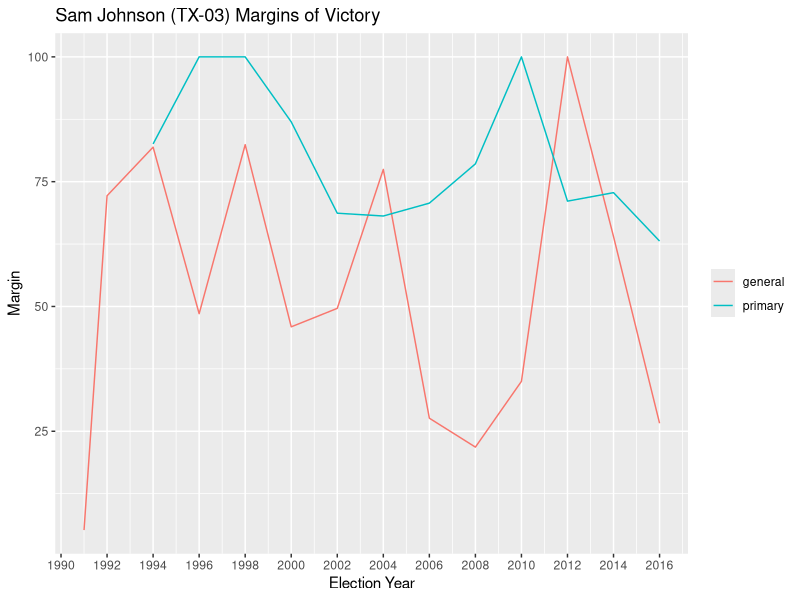

Source code (R):
## ---- chunk 1
knitr::opts_chunk$set(echo = TRUE)

library(dplyr)
library(ggplot2)
library(stringr)
library(gdata)
library(readr)
## ---- chunk 2
margins <- read_csv("margins.csv")
tiff('margins.tiff', units="in", width=7, height=4, res=500)
ggplot(margins, aes(x = year, y = margin, color = type)) + geom_line() + scale_x_continuous(breaks = round(seq(1990, 2016, by = 2),1)) + labs(title = "Sam Johnson (TX-03) Margins of Victory", x = "Election Year", y = "Margin")+theme(legend.title=element_blank())
dev.off()
